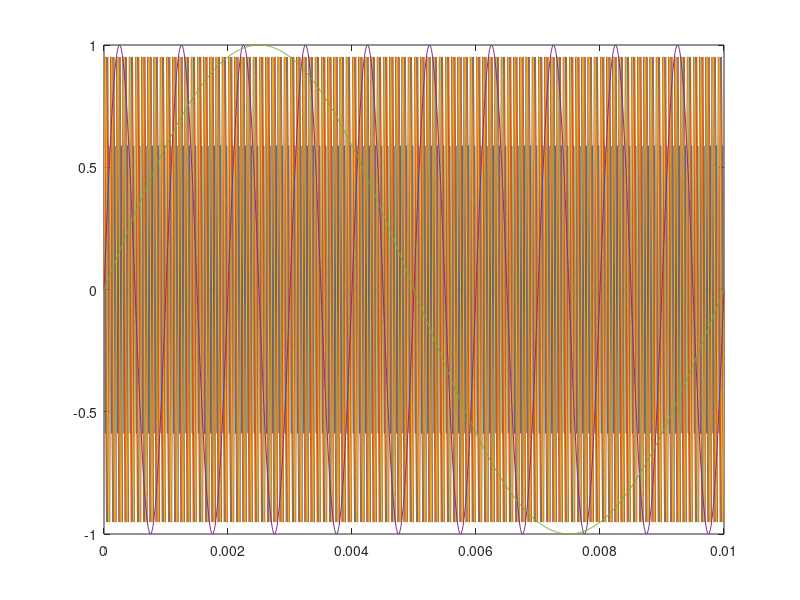
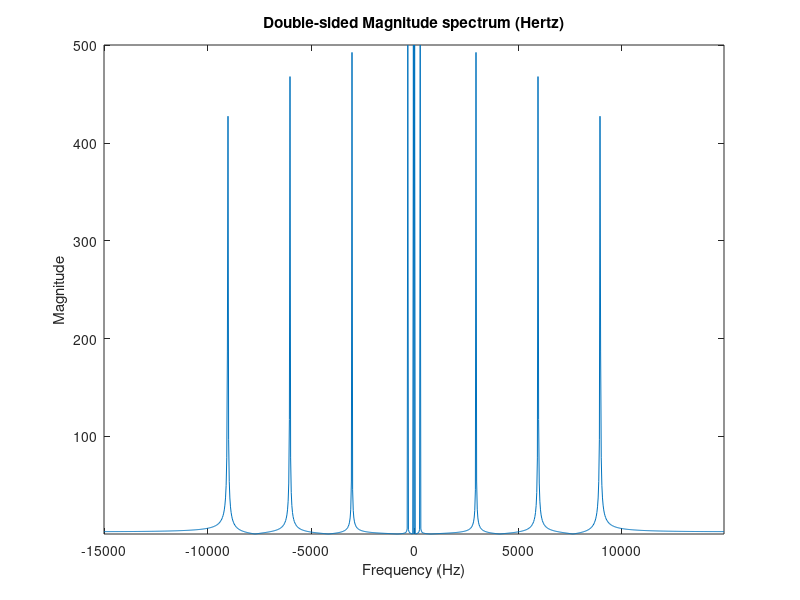

The MATLAB source for these figures, in order:
clear all; close all; clc;

f1 = 30e3*2*pi;
f2 = 20e3*2*pi;
f3 = 10e3*2*pi;
f4 = 1e3*2*pi;
f5 = 100*2*pi;

t = 0:0.00001:0.01;
x1 = sin(f1*t);
x2 = sin(f2*t);
x3 = sin(f3*t);
x4 = sin(f4*t);
x5 = sin(f5*t);

plot(t, x1);
hold on
plot(t, x2);
plot(t, x3);
plot(t, x4);
plot(t, x5);

combined = x1+x2+x3+x4+x5;
figure
plot(t, combined);
%% ffts 


y_combined = fft(combined);
N = length(combined);
fs = 30e3;
fnyquist = fs/2;
bin_vals = [0:N-1];
fax_hz = bin_vals*fs/N;
N_2 = ceil(N/2);
plot(fax_hz(1:N_2), abs(y_combined(1:N_2)));

%% 
X_mags = abs(fftshift(fft(combined)));
bin_vals = 0 : (N-1);
N_2 = ceil(N/2);
fax_Hz = (bin_vals-N_2)*fs/N;
plot(fax_Hz, X_mags)
xlabel('Frequency (Hz)')
ylabel('Magnitude');
title('Double-sided Magnitude spectrum (Hertz)');
axis tight